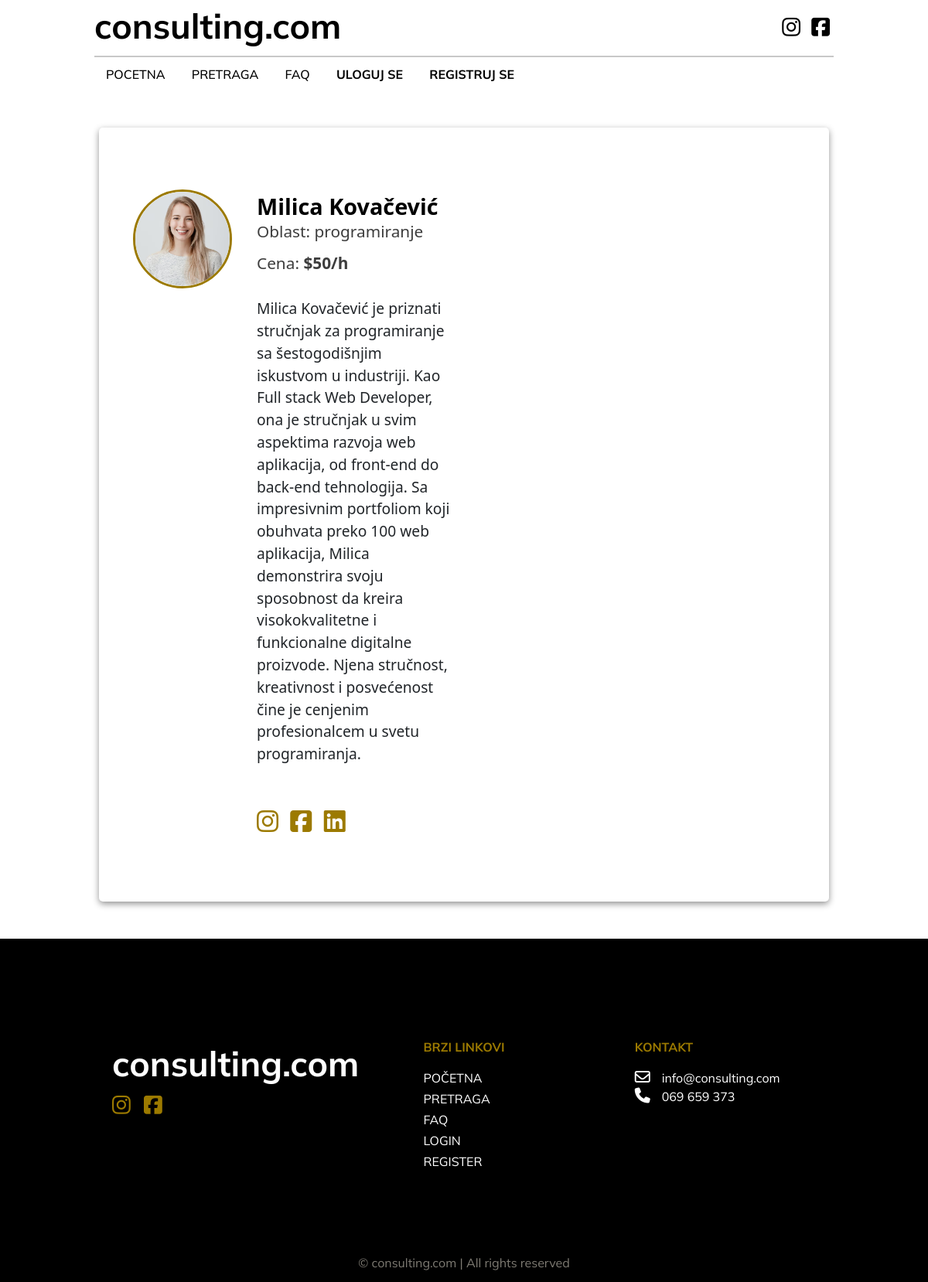
The app's page /expert.php?expert_id=3 with its own data.
### tables this page shows
CREATE TABLE `expert` (
  `expert_id` int(11) NOT NULL,
  `first_name` varchar(255) NOT NULL,
  `last_name` varchar(255) NOT NULL,
  `phone` varchar(255) NOT NULL,
  `email` varchar(255) NOT NULL,
  `password` varchar(255) NOT NULL,
  `short_description` varchar(1000) NOT NULL,
  `long_description` text NOT NULL,
  `price` int(11) NOT NULL,
  `image` varchar(1000) NOT NULL,
  `business_area_id` int(11) NOT NULL,
  `active_user` tinyint(1) NOT NULL
);

CREATE TABLE `business_area` (
  `business_id` int(11) NOT NULL,
  `name` varchar(255) NOT NULL,
  `description` varchar(1000) NOT NULL
);

### app/classes/Expert.php (called while the page is built, shortened)
<?php
class Expert{
    protected $conn;
    public function __construct(){
        global $conn;
        $this->conn = $conn;
    }
    public function show_details($expert_id){
        $sql = "SELECT expert.expert_id, expert.first_name, expert.last_name, expert.short_description,expert.long_description,expert.price, expert.image, business_area.name FROM expert
        INNER join business_area on expert.business_area_id = business_area.business_id
        WHERE expert.active_user = 1 AND expert.expert_id=?";
        $stmt = $this->conn->prepare($sql);
        $stmt->bind_param("i",$expert_id);
        $stmt->execute();
        $result = $stmt->get_result();
        return $result->fetch_assoc();
    }
}

### expert.php (the view, shortened to what this page needs)
<?php
    require_once 'inc/header.php';
    require_once 'app/classes/Expert.php';
    $expert = new Expert();
    $expert = $expert->show_details($_GET['expert_id']);
?>
    <link rel="stylesheet" href="./calscss/cal.css">
<body>
    <div class="strucnjak">
        <div class="container">
          <div class="row">
              <div class="col-md-6">
                <div class="levostr">
                    <img src="img/<?=$expert['image']?>" alt="">
                    <div class="tekst">
                        <h1><?=$expert['first_name']?> <?=$expert['last_name']?> </h1>
                        <h2>Oblast: <?=strtolower($expert['name'])?></h2>
                        <h3>Cena: <span>$<?=$expert['price']?>/h</span></h3>
                        <p><?=$expert['long_description']?></p>
                        <a href="#"> <i class="fa-brands fa-instagram"></i></a>
                        <a href="#"> <i class="fa-brands fa-square-facebook"></i></a>
                        <a href="#"> <i class="fa-brands fa-linkedin"></i></a>
                    </div>
                </div>
              </div>
              <div class="col-md-6">
                <div class="calendly-inline-widget" data-url="https://calendly.com/milosantunovic1?primary_color=9c7a00&" style="min-width:320px;height:700px;"></div>
              </div>
          </div>
      </div>
</div>
<?php require_once 'inc/footer.php';?>

### scss/style.css (style rules this page uses)
* { margin: 0; padding: 0; box-sizing: border-box; }

### calscss/cal.css (style rules this page uses)
* { margin: 0; padding: 0; box-sizing: border-box; }
.strucnjak { padding: 5rem 2rem; margin: 3rem 8rem; border-radius: 5px; box-shadow: 0px 3px 8px 0px rgba(0, 0, 0, 0.43); }
.strucnjak .levostr { display: flex; }
.strucnjak .levostr a { text-decoration: none; font-size: 2rem; margin-right: 0.7rem; transition: 0.3s; color: #9c7a00; }
.strucnjak .levostr img { width: 8rem; height: 8rem; -o-object-fit: cover; object-fit: cover; border-radius: 100%; float: right; border: 3px solid #9c7a00; }
.strucnjak .levostr .tekst { margin-left: 2rem; margin-top: 5px; }
.strucnjak .levostr .tekst h1 { font-weight: 900; font-size: 1.8rem; color: black; }
.strucnjak .levostr .tekst h2 { font-weight: 400; font-size: 1.3rem; color: #3d3d3d; margin-top: -5px; }
.strucnjak .levostr .tekst h3 { font-size: 1.3rem; color: #3d3d3d; margin-top: 1rem; }
.strucnjak .levostr .tekst h3 span { font-weight: bold; }
.strucnjak .levostr .tekst p { margin-top: 2rem; font-size: 1.2rem; margin-bottom: 3rem; }

### records on screen
expert: image (picture), first_name "Milica", last_name "Kovačević", business_area.name "programiranje", price "50", long_description "Milica Kovačević je priznati stručnjak za programiranje sa šestogodišnjim iskustvom u industriji. Kao Full stack Web Developer, ona je stručnjak u svim aspektima razvoja web aplikacija, od front-end do back-end tehnologija. Sa impresivnim portfoliom koji obuhvata preko 100 web aplikacija, Milica demonstrira svoju sposobnost da kreira visokokvalitetne i funkcionalne digitalne proizvode. Njena stručnost, kreativnost i posvećenost čine je cenjenim profesionalcem u svetu programiranja."
